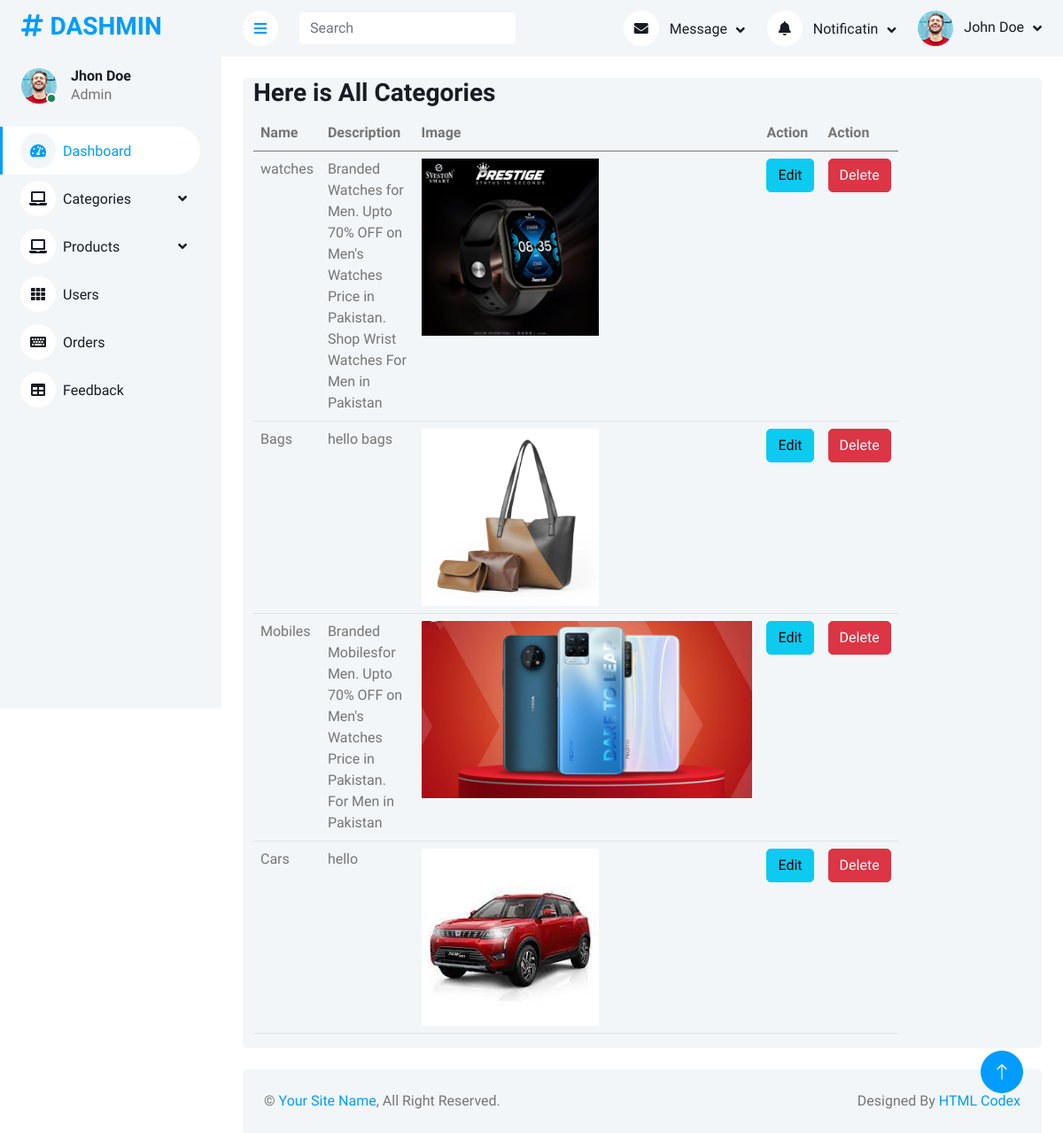
The page /adminPanel/viewCategory.php on the database its author committed.
### tables this page shows
CREATE TABLE `categories` (
  `id` int(11) NOT NULL,
  `name` varchar(200) NOT NULL,
  `des` varchar(200) NOT NULL,
  `image` varchar(200) NOT NULL
);

### adminPanel/viewCategory.php (the view)
<?php
include('query.php');
include('header.php');
?>
            <div class="container-fluid pt-4 px-4">
                <div class="row  bg-light rounded align-items-center  mx-0">
                    <div class="col-md-10 ">
                        <h3>Here is All Categories</h3>
                            <table class="table">
                                <thead>
                                    <tr>
                                        <th>Name</th>
                                        <th>Description</th>
                                        <th>Image</th>
                                        <th>Action</th>
                                        <th>Action</th>
                                    </tr>
                                </thead>
                                <tbody>
                                   <?php
                                   $query = $pdo->query("select * from categories");
                                   $allCategories = $query->fetchAll(PDO::FETCH_ASSOC);
                                foreach($allCategories as $category){
                                   ?>
                                    <tr>
                                        <td scope="row"><?php echo $category['name'] ?></td>
                                        <td><?php echo $category['des'] ?></td>
                                        <td><img height="200px" src="img/<?php echo $category['image'] ?>" alt=""></td>
                                        <td><a href="editCategory.php?id=<?php echo $category['id']?>" class="btn btn-info">Edit</a></td>
                                        <td><a href="?cid=<?php echo $category['id']?>" class="btn btn-danger">Delete</a></td>
                                    </tr>
                                  <?php
                                  }
                                  ?>
                                </tbody>
                            </table>
                    </div>
                </div>
            </div>
<?php
include('footer.php');
?>

### adminPanel/css/style.css (style rules this page uses)
:root { --primary: #009CFF; --light: #F3F6F9; --dark: #191C24; }
.btn { transition: .5s; }

### rows shown on the page
categories: name "watches", des "Branded Watches for Men. Upto 70% OFF on Men's Watches Price in Pakistan. Shop Wrist Watches For Men in Pakistan", image (picture)
categories: name "Bags", des "hello bags", image (picture)
categories: name "Mobiles", des "Branded Mobilesfor Men. Upto 70% OFF on Men's Watches Price in Pakistan. For Men in Pakistan", image (picture)
categories: name "Cars", des "hello", image (picture)
